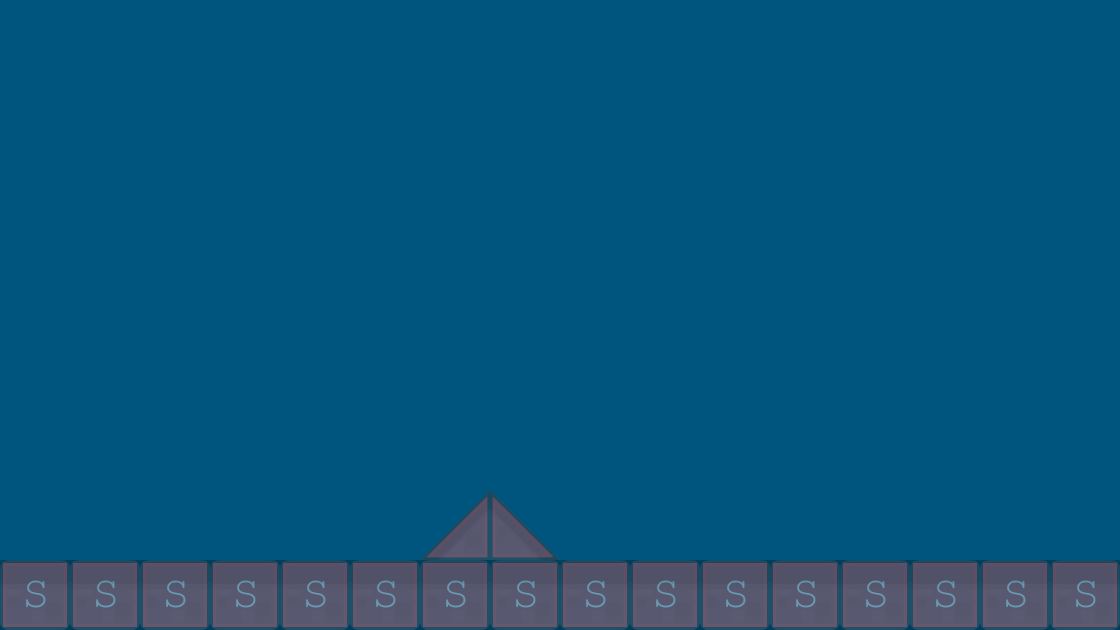

Below is a game level as drawn by its tile map, then a one-line description and the .tmx that defines it (tile-layer data replaced by summaries):
An orthogonal 16x9 tile map with 70x70 px tiles, 2 tile layers (Background1, collision), 2 tilesets and 2 objects (PlayerBase, EnemyBase).

<map version="1.0" orientation="orthogonal" renderorder="right-down" width="16" height="9" tilewidth="70" tileheight="70" backgroundcolor="#00557f">
 <tileset firstgid="1" name="background-tiles" tilewidth="70" tileheight="70">
  <image source="../img/background-tiles.png" width="910" height="910" />
 </tileset>
 <tileset firstgid="170" name="meta-tiles" tilewidth="70" tileheight="70">
  <image source="../img/meta-tiles.png" width="350" height="70" />
  <tile id="1">
   <properties>
    <property name="type" value="lslope" />
   </properties>
  </tile>
  <tile id="3">
   <properties>
    <property name="type" value="rslope" />
   </properties>
  </tile>
  <tile id="4">
   <properties>
    <property name="type" value="solid" />
   </properties>
  </tile>
 </tileset>
 <layer name="Background1" width="16" height="9" opacity="0.26">
  <data>[144 cells, 18 non-empty, 3 distinct tile ids]</data>
 </layer>
 <layer name="collision" width="16" height="9" opacity="0.29">
  <data>[144 cells, 18 non-empty, 3 distinct tile ids]</data>
 </layer>
 <objectgroup name="BaseEntities">
  <object name="PlayerBase" x="8" y="422" width="84" height="134">
   <properties>
    <property name="PlayerBase" value="" />
   </properties>
  </object>
  <object name="EnemyBase" x="994" y="424" width="98" height="142">
   <properties>
    <property name="EnemyBase" value="" />
   </properties>
  </object>
 </objectgroup>
</map>
